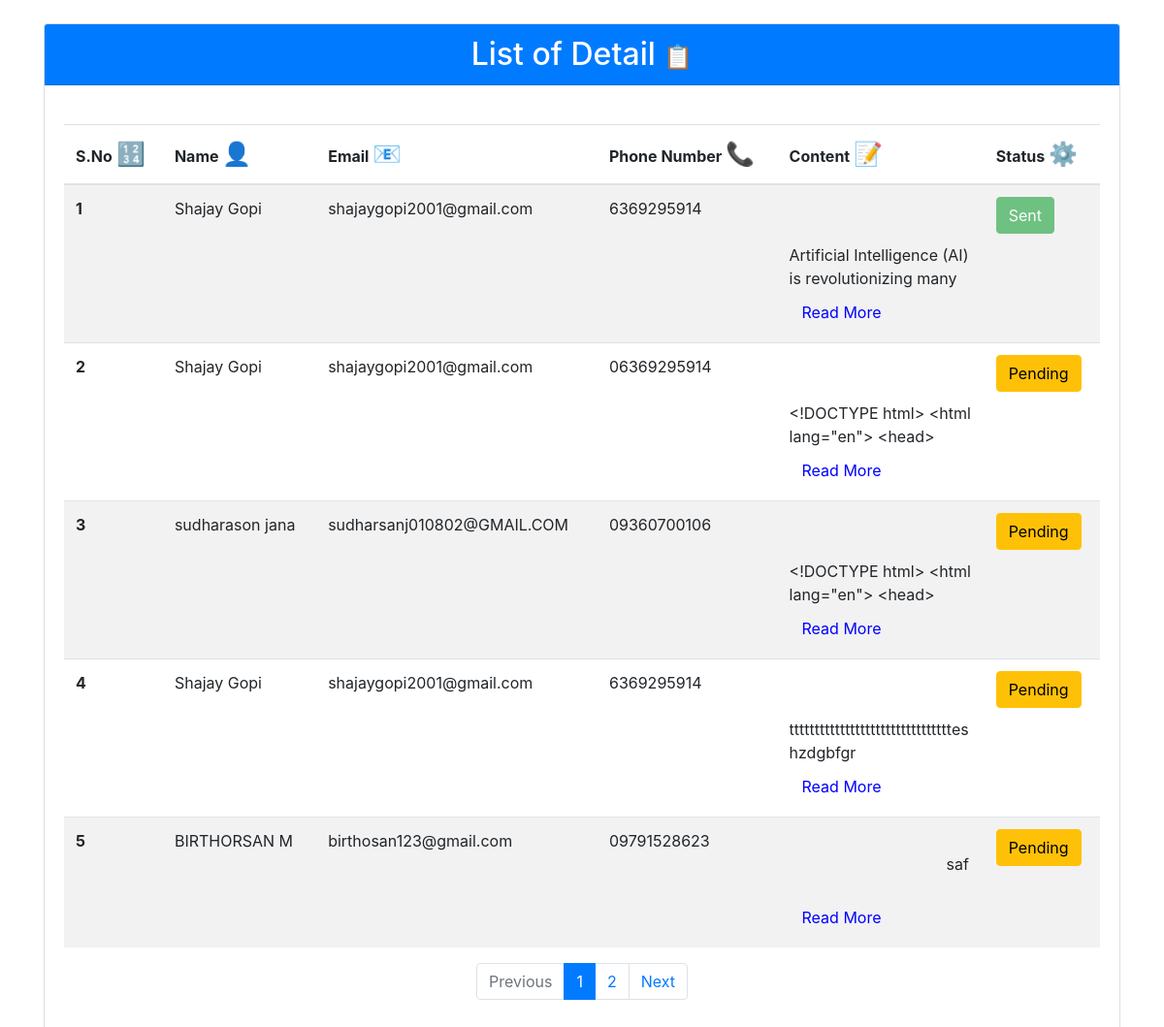
/sound/contacts/, run on an earlier commit of the app's database.
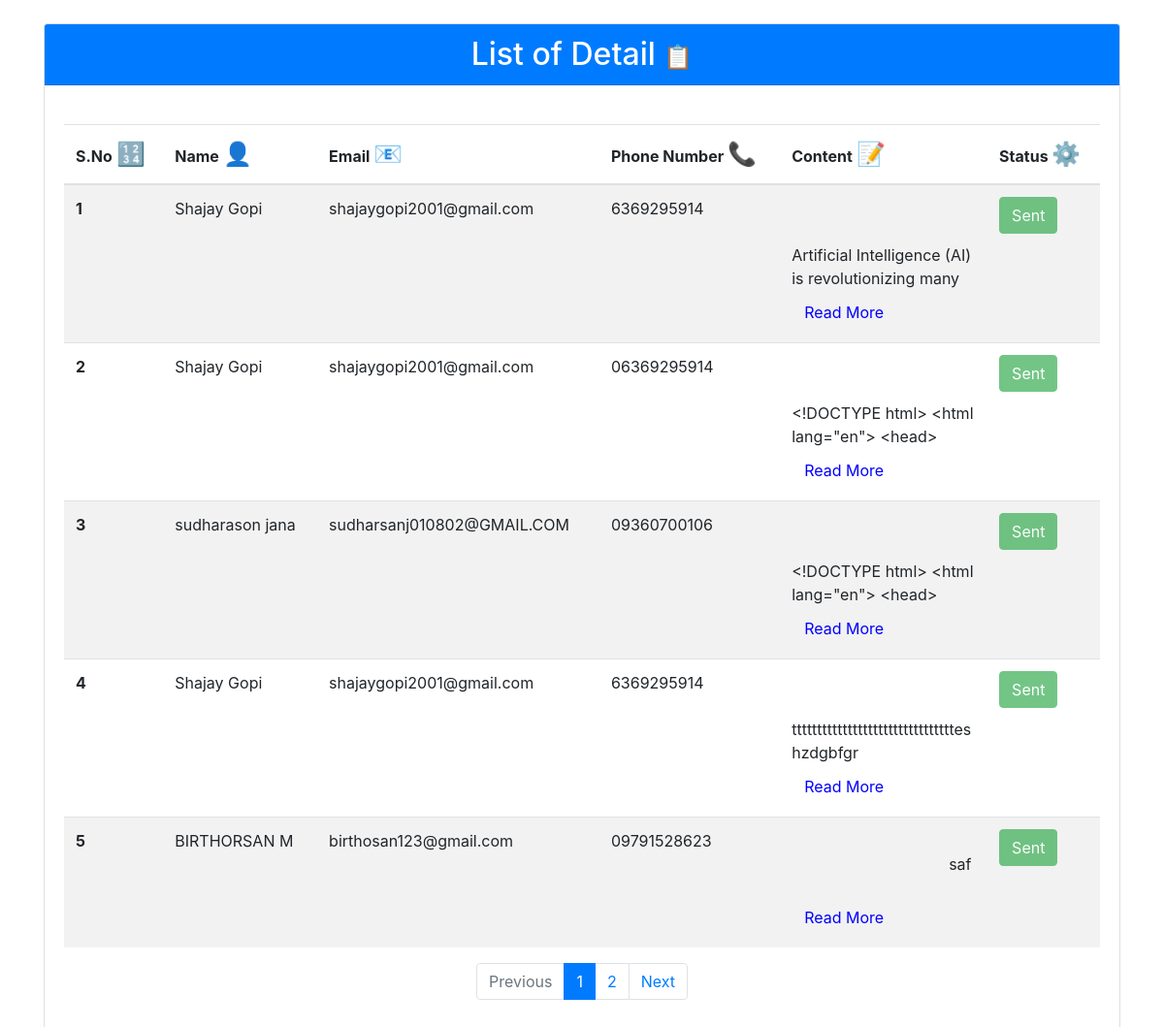
And on a later commit of the database.
### sound/models.py (models this page shows, shortened)
class Contact(models.Model):
    STATUS_CHOICES = [
        ('Pending', 'Pending'),
        ('Sent', 'Sent'),
    ]
    name = models.CharField(max_length=100)
    email = models.EmailField()
    phone_number = models.CharField(max_length=15)
    content = models.TextField()
    status = models.CharField(max_length=10, choices=STATUS_CHOICES, default='Pending')

### sound/views.py (the view)
# urls.py: path('contacts/', views.contact_list, name='contact_list'),
def contact_list(request):
    contacts = Contact.objects.all()
    paginator = Paginator(contacts, 5)
    page_number = request.GET.get('page')
    page_obj = paginator.get_page(page_number)
    return render(request, 'sound/contact_list.html', {'page_obj': page_obj})

### sound/templates/sound/contact_list.html (shortened to what this page needs)
<!DOCTYPE html>
<html lang="en">
<head>
    <link href="https://stackpath.bootstrapcdn.com/bootstrap/4.5.2/css/bootstrap.min.css" rel="stylesheet">
</head>
<body>
    <div class="container my-4">
        <div class="card">
            <div class="card-header bg-primary text-white">
                <h2 class="mb-0 text-center">List of Detail <span class="emoji">📋</span></h2>
            </div>
            <div class="card-body table-responsive">
                <table class="table table-striped">
                    <thead>
                        <tr>
                            <th scope="col">S.No <span class="emoji">🔢</span></th>
                            <th scope="col">Name <span class="emoji">👤</span></th>
                            <th scope="col">Email <span class="emoji">📧</span></th>
                            <th scope="col">Phone Number <span class="emoji">📞</span></th>
                            <th scope="col">Content <span class="emoji">📝</span></th>
                            <th scope="col">Status <span class="emoji">⚙️</span></th>
                        </tr>
                    </thead>
                    <tbody>
                        {% for contact in page_obj %}
                        <tr>
                            <th scope="row">{{ forloop.counter0|add:page_obj.start_index }}</th>
                            <td>{{ contact.name }}</td>
                            <td>{{ contact.email }}</td>
                            <td>{{ contact.phone_number }}</td>
                            <td class="content-cell">
                                <div class="content-short truncate">
                                    {{ contact.content|truncatewords:20 }}
                                </div>
                                <button type="button" class="btn btn-link read-more" data-toggle="modal" data-target="#contentModal{{ contact.id }}">Read More</button>
                            </td>
                            <td>
                                {% if contact.status == 'Pending' %}
                                    <button type="button" class="btn btn-pending" data-contact-id="{{ contact.id }}" onclick="markAsSent(this)">Pending</button>
                                {% else %}
                                    <button type="button" class="btn btn-sent" data-contact-id="{{ contact.id }}" disabled>Sent</button>
                                {% endif %}
                            </td>
                        </tr>
                        {% endfor %}
                    </tbody>
                </table>
                <nav aria-label="Page navigation example">
                    <ul class="pagination justify-content-center">
                        {% if page_obj.has_previous %}
                        <li class="page-item">
                            <a class="page-link" href="?page={{ page_obj.previous_page_number }}" tabindex="-1">Previous</a>
                        </li>
                        {% else %}
                        <li class="page-item disabled">
                            <a class="page-link" href="#" tabindex="-1">Previous</a>
                        </li>
                        {% endif %}
                        {% for num in page_obj.paginator.page_range %}
                        <li class="page-item {% if page_obj.number == num %}active{% endif %}">
                            <a class="page-link" href="?page={{ num }}">{{ num }}</a>
                        </li>
                        {% endfor %}
                        {% if page_obj.has_next %}
                        <li class="page-item">
                            <a class="page-link" href="?page={{ page_obj.next_page_number }}">Next</a>
                        </li>
                        {% else %}
                        <li class="page-item disabled">
                            <a class="page-link" href="#">Next</a>
                        </li>
                        {% endif %}
                    </ul>
                </nav>
            </div>
        </div>
    </div>
</body>
</html>

### sound/templates/sound/contact_list.html (style rules this page uses)
.truncate { white-space: nowrap; overflow: hidden; text-overflow: ellipsis; max-width: 200px; }
.content-cell { max-width: 200px; overflow: hidden; }
.content-cell div { white-space: pre-wrap; max-height: 100px; overflow-y: auto; }
.read-more { color: blue; cursor: pointer; }
.btn-sent { background-color: #28a745; border-color: #28a745; color: white; }
.table-responsive { margin-top: 20px; }
.emoji { font-size: 1.5rem; }

What changed in the data, as far as the page shows it:
changed Contact (number 2 of 5 on the later page): status "Pending" → "Sent"
changed Contact "sudharason jana": status "Pending" → "Sent"
changed Contact "tttttttttttttttttttttttttttttttteshzdgbfgr…": status "Pending" → "Sent"
changed Contact "BIRTHORSAN M": status "Pending" → "Sent"
